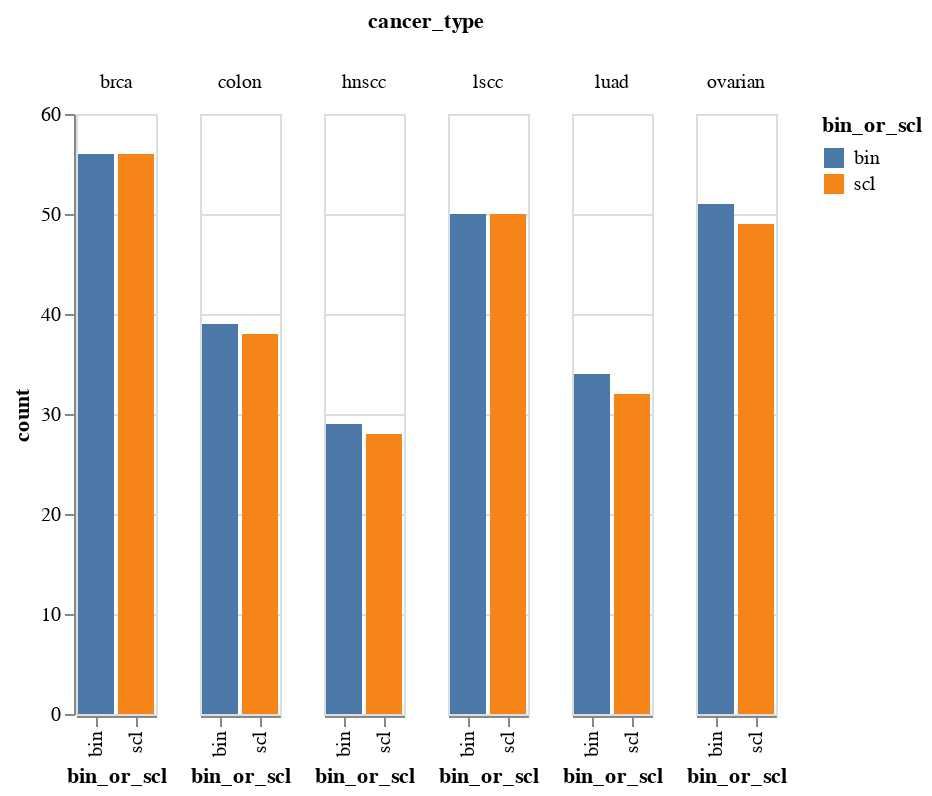

Notebook code for this chart:
### Code cell
plot_gain_or_loss(loss_df)

### Figure 1 — Vega-Lite specification as saved in the notebook (floating-point values rounded to 4 significant figures)
{"config": {"view": {"continuousWidth": 400, "continuousHeight": 300}}, "data": {"name": "data-214dfee4a2fb52bde159743a39cc007f"}, "mark": "bar", "encoding": {"color": {"type": "nominal", "field": "bin_or_scl"}, "column": {"type": "nominal", "field": "cancer_type"}, "x": {"type": "nominal", "field": "bin_or_scl"}, "y": {"type": "quantitative", "field": "count"}}, "$schema": "https://vega.github.io/schema/vega-lite/v4.8.1.json", "datasets": {"data-214dfee4a2fb52bde159743a39cc007f": [{"cancer_type": "brca", "gain_or_loss": "loss", "bin_or_scl": "bin", "count": 56}, {"cancer_type": "brca", "gain_or_loss": "loss", "bin_or_scl": "scl", "count": 56}, {"cancer_type": "colon", "gain_or_loss": "loss", "bin_or_scl": "bin", "count": 39}, {"cancer_type": "colon", "gain_or_loss": "loss", "bin_or_scl": "scl", "count": 38}, {"cancer_type": "hnscc", "gain_or_loss": "loss", "bin_or_scl": "bin", "count": 29}, {"cancer_type": "hnscc", "gain_or_loss": "loss", "bin_or_scl": "scl", "count": 28}, {"cancer_type": "lscc", "gain_or_loss": "loss", "bin_or_scl": "bin", "count": 50}, {"cancer_type": "lscc", "gain_or_loss": "loss", "bin_or_scl": "scl", "count": 50}, {"cancer_type": "luad", "gain_or_loss": "loss", "bin_or_scl": "bin", "count": 34}, {"cancer_type": "luad", "gain_or_loss": "loss", "bin_or_scl": "scl", "count": 32}, {"cancer_type": "ovarian", "gain_or_loss": "loss", "bin_or_scl": "bin", "count": 51}, {"cancer_type": "ovarian", "gain_or_loss": "loss", "bin_or_scl": "scl", "count": 49}]}}
